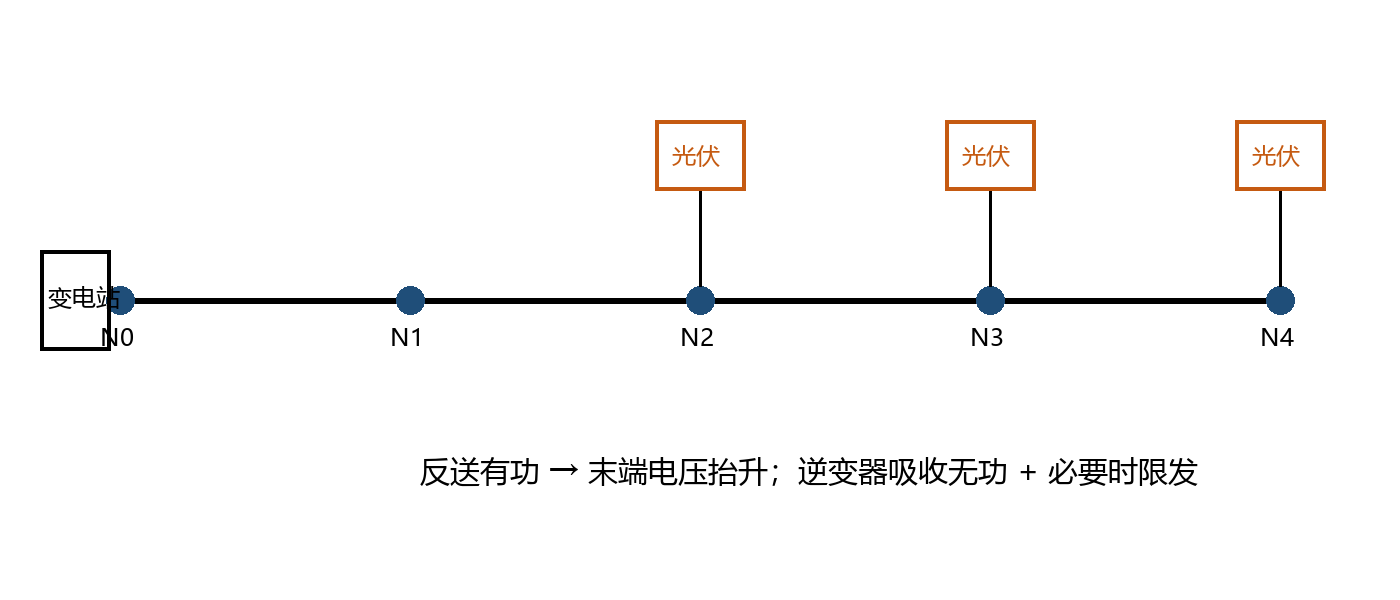
#> input picture .opencode/skills/docx/assets/report-example-fig.png, 1400 x 600 px, given in place of assets, which was not available
$ python measure_reference.py ../../docx/assets --output-dir out
#> lines starting #> are read from the running program, lines starting #| are printed output that depends on the picture; pictures that were not available may be replaced by others from this repository, and a replacement may not be noted
#!/usr/bin/env python3
"""Measure reference-slide rasters and emit deterministic geometry guides."""

from __future__ import annotations

import argparse
import json
from pathlib import Path

import numpy as np
from PIL import Image, ImageDraw


def smooth(values: np.ndarray, width: int) -> np.ndarray:
    width = max(1, int(width))
    if width == 1:
        return values
    kernel = np.ones(width, dtype=np.float32) / width
    return np.convolve(values, kernel, mode="same")


def peak_groups(values: np.ndarray, limit: int = 36) -> list[dict]:
    if not len(values):
        return []
    threshold = float(max(np.quantile(values, 0.88), values.mean() + values.std() * 0.65))
    indices = np.flatnonzero(values >= threshold)
    groups: list[list[int]] = []
    for index in indices.tolist():
        if not groups or index - groups[-1][-1] > 3:
            groups.append([index])
        else:
            groups[-1].append(index)
    peaks = []
    for group in groups:
        local = max(group, key=lambda index: float(values[index]))
        peaks.append({"pixel": int(local), "strength": round(float(values[local]), 3)})
    return sorted(peaks, key=lambda item: -item["strength"])[:limit]


def dominant_colors(image: Image.Image, count: int = 12) -> list[dict]:
    sample = image.convert("RGB")
    sample.thumbnail((320, 320), Image.Resampling.LANCZOS)
    quantized = sample.quantize(colors=count, method=Image.Quantize.MEDIANCUT)
    palette = quantized.getpalette()
    result = []
    for pixels, index in sorted(quantized.getcolors() or [], reverse=True):
        rgb = tuple(palette[index * 3 : index * 3 + 3])
        result.append({"hex": "#%02X%02X%02X" % rgb, "pixels": int(pixels)})
    return result


def slide_size(width: int, height: int) -> tuple[float, float, str]:
    ratio = width / height
    if abs(ratio - 16 / 9) <= 0.02:
        return 13.333333, 7.5, "16:9"
    if abs(ratio - 4 / 3) <= 0.02:
        return 10.0, 7.5, "4:3"
    return ratio * 7.5, 7.5, f"{ratio:.5f}:1"


def measure(path: Path, output_dir: Path) -> dict:
    image = Image.open(path).convert("RGB")
#> image is the input picture: PIL image 1400x600 RGB; mean R, G, B 248.9, 248.5, 248.3
    width, height = image.size
#> width = 1400; height = 600
    slide_width, slide_height, ratio_name = slide_size(width, height)
#> slide_width = 17.5; slide_height = 7.5; ratio_name = '2.33333:1'
    rgb = np.asarray(image, dtype=np.float32)
    gray = rgb.mean(axis=2)
    vertical = np.abs(np.diff(gray, axis=1)).mean(axis=0)
#> vertical = 1399 values, max 45.13 at index 701, min 0 at index 0, mean 1.77
    horizontal = np.abs(np.diff(gray, axis=0)).mean(axis=1)
#> horizontal = 599 values, max 193 at index 303, min 0 at index 0, mean 2.31
    vertical = smooth(vertical, max(1, width // 500))
#> vertical = 1399 values, max 25.3 at index 991, min 0 at index 0, mean 1.77
    horizontal = smooth(horizontal, max(1, height // 500))
    v_peaks = peak_groups(vertical)
#> in peak_groups, `threshold = float(max(np.quantile(values, 0.88), values.mean() + value..`: threshold = 3.8
#> in peak_groups, `indices = np.flatnonzero(values >= threshold)`: indices = 168 values from 39 to 1326
#> the loop in peak_groups, `for index in indices.tolist():` made 168 passes
#> index on passes 1 to 3: 39, 40, 43
#> after the loop in peak_groups, `for index in indices.tolist():`: groups = 46 items, first 6: [39, 40, 43, 44], [101, 102, 103, 104, 105, 106, 107, 110, 111, 114, 116, 117], [392], [407], [418, 419], [423, 424, 425]
#> the loop in peak_groups, `for group in groups:` made 46 passes
#> (group, local) on passes 1 to 10: ([39, 40, 43, 44], 39), ([101, 102, 103, 104, 105, 106, 107, 110, 111, 114, 116, 117], 106), ([392], 392), ([407], 407), ([418, 419], 418), ([423, 424, 425], 424), ([453, 456], 456), ([505], 505), ([526], 526), ([537], 537)
#> local on pass 34: 991
#> after the loop in peak_groups, `for group in groups:`: peaks = 46 items
#> v_peaks = 36 items
    h_peaks = peak_groups(horizontal)
#> the loop in peak_groups (call 2), `for index in indices.tolist():` made 36 passes
#> index on passes 1 to 12: 119, 123, 186, 190, 249, 253, 297, 303, 346, 350, 458, 460
#> the loop in peak_groups (call 2), `for group in groups:` made 11 passes
#> (group, local) on passes 1 to 10: ([119], 119), ([123], 123), ([186], 186), ([190], 190), ([249], 249), ([253], 253), ([297], 297), ([303], 303), ([346], 346), ([350], 350)
#> h_peaks = 11 items
    for item in v_peaks:
        item["normalized"] = round(item["pixel"] / width, 6)
        item["inches"] = round(item["pixel"] / width * slide_width, 5)
#> this loop made 36 passes
    for item in h_peaks:
        item["normalized"] = round(item["pixel"] / height, 6)
        item["inches"] = round(item["pixel"] / height * slide_height, 5)
#> this loop made 11 passes

    record = {
        "schemaVersion": "reference-measurement.v1",
        "source": str(path.resolve()),
        "canvas": {
            "widthPx": width,
            "heightPx": height,
            "ratio": width / height,
            "ratioName": ratio_name,
            "slideWidthIn": slide_width,
            "slideHeightIn": slide_height,
            "xInPerPx": slide_width / width,
            "yInPerPx": slide_height / height,
        },
        "dominantColors": dominant_colors(image),
        "candidateGuides": {"vertical": v_peaks, "horizontal": h_peaks},
        "elements": [],
        "measurementStatus": "machine-guides-generated; element boxes require visual/OCR classification",
    }
#> in dominant_colors, `sample.thumbnail((320, 320), Image.Resampling.LANCZOS)`:
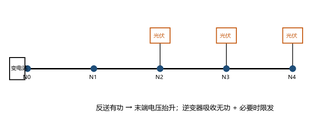
#> sample: PIL image 320x137 RGB; mean R, G, B 248.6, 248.1, 247.8
#> in dominant_colors, `quantized = sample.quantize(colors=count, method=Image.Quantize.MEDIAN..`:
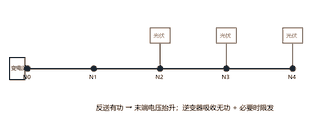
#> quantized: PIL image 320x137 P; mean R, G, B 248.8, 248.3, 248
#> in dominant_colors, `palette = quantized.getpalette()`: palette = 36 values, max 255 at index 0, min 27 at index 33, mean 209.7
#> the loop in dominant_colors, `for pixels, index in sorted(quantized.getcolors() or [], reverse=True):` made 12 passes
#> (pixels, index, rgb) on passes 1 to 12: (39176, 0, (255, 255, 255)), (780, 9, (164, 152, 144)), (697, 3, (254, 254, 254)), (546, 8, (208, 193, 183)), (495, 6, (250, 250, 250)), (483, 10, (139, 125, 115)), (470, 11, (27, 38, 49)), (449, 4, (254, 253, 252)), (396, 7, (234, 230, 228)), (332, 5, (252, 252, 252)), (12, 1, (255, 255, 254)), (4, 2, (254, 255, 255))
#> after the loop in dominant_colors, `for pixels, index in sorted(quantized.getcolors() or [], reverse=True):`: result = 12 items
    output_dir.mkdir(parents=True, exist_ok=True)
    stem = path.stem
    (output_dir / f"{stem}.measurement.json").write_text(
        json.dumps(record, ensure_ascii=False, indent=2) + "\n", encoding="utf-8"
    )
    guide = image.copy()
    draw = ImageDraw.Draw(guide, "RGBA")
    for item in v_peaks[:18]:
        x = item["pixel"]
        draw.line((x, 0, x, height), fill=(255, 0, 0, 105), width=max(1, width // 900))
#> this loop made 18 passes
#> x on passes 1 to 12: 991, 701, 1281, 39, 106, 746, 944, 1035, 682, 659, 1234, 1325
    for item in h_peaks[:18]:
        y = item["pixel"]
        draw.line((0, y, width, y), fill=(0, 100, 255, 105), width=max(1, height // 700))
#> this loop made 11 passes
    guide.save(output_dir / f"{stem}.guides.png")
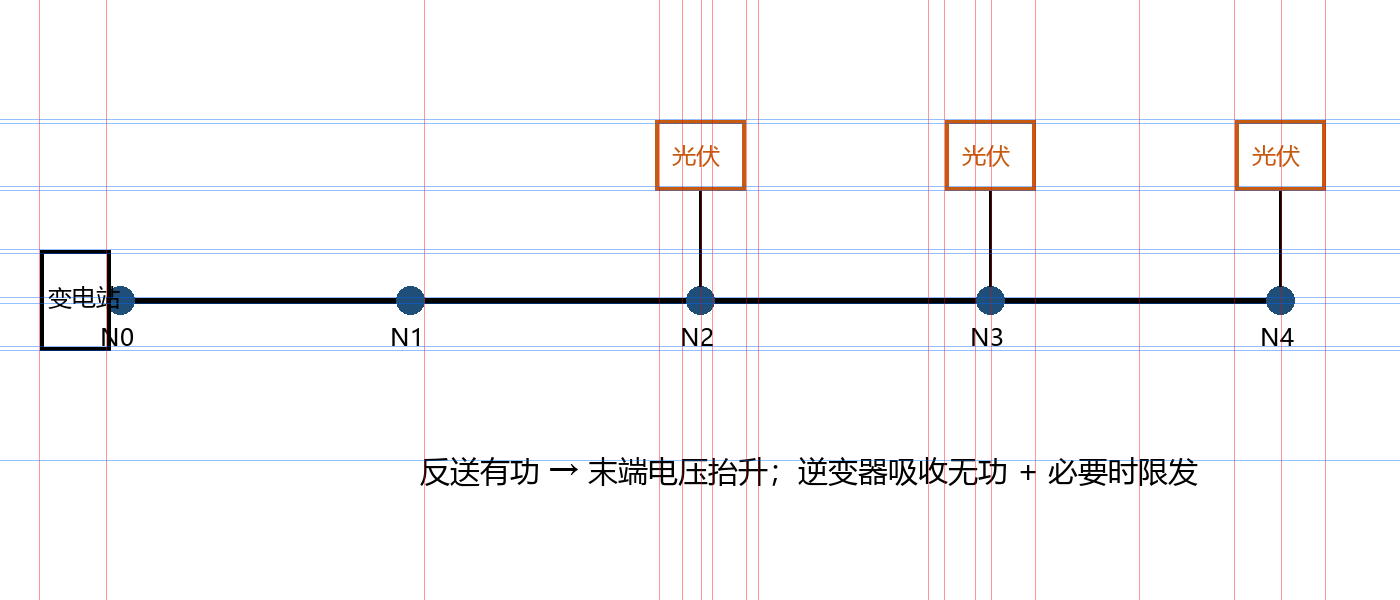
#> saved as assets.guides.png: PIL image 1400x600 RGB; mean R, G, B 247.3, 246.3, 247.3
    return record


def main() -> None:
    parser = argparse.ArgumentParser()
    parser.add_argument("images", nargs="+", type=Path)
    parser.add_argument("--output-dir", required=True, type=Path)
    args = parser.parse_args()
    records = [measure(path.resolve(), args.output_dir.resolve()) for path in args.images]
#> records = 1 item
    index = args.output_dir.resolve() / "measurement-index.json"
    index.write_text(json.dumps(records, ensure_ascii=False, indent=2) + "\n", encoding="utf-8")
    print(index)


if __name__ == "__main__":
    main()
